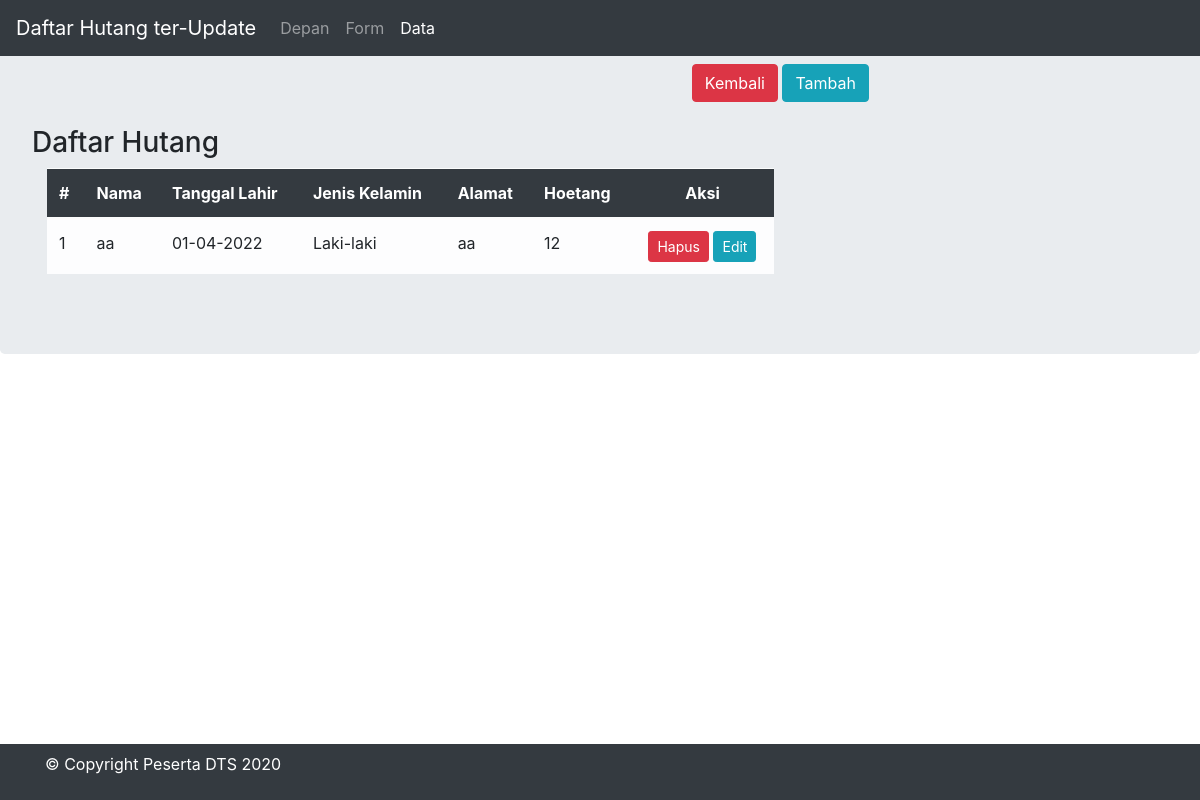
The app's page /index.php?hal=data, older data.
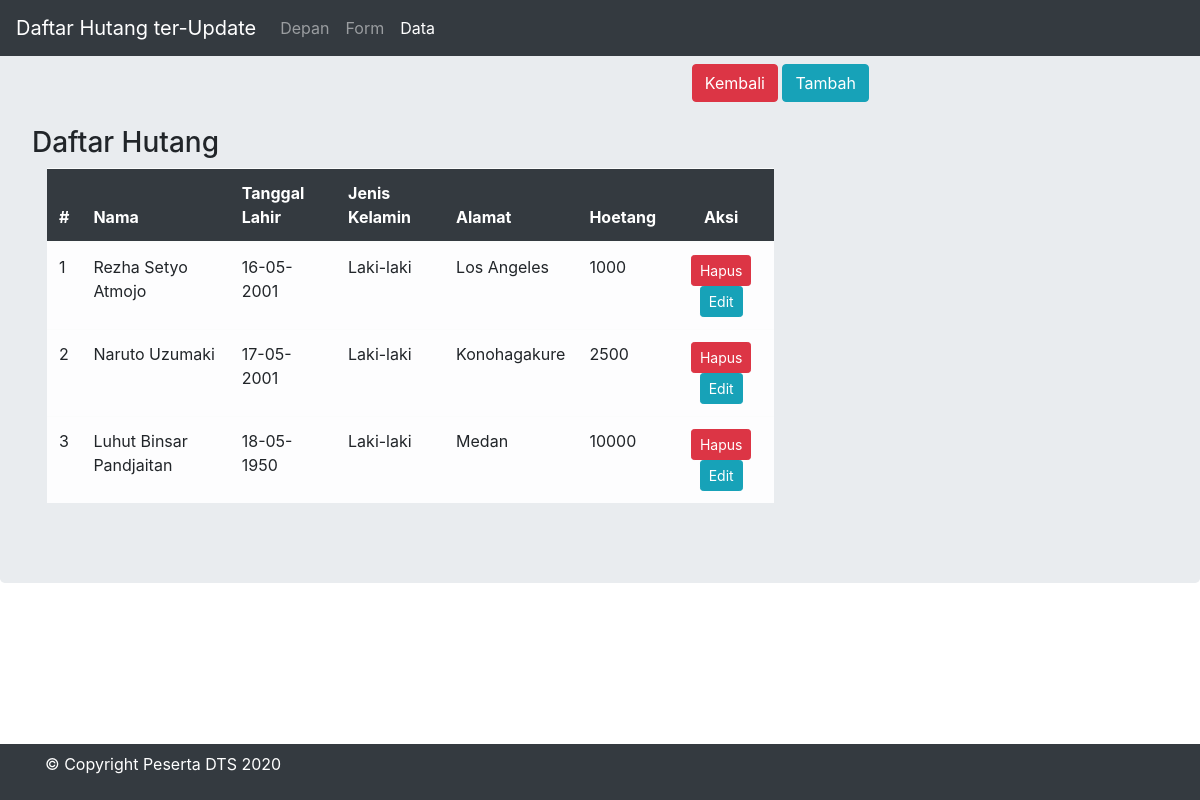
The same page, newer data.
### tables this page shows
CREATE TABLE `hutang` (
  `id` int(11) NOT NULL,
  `nama` varchar(32) NOT NULL,
  `tanggal_lahir` date NOT NULL,
  `jenis_kelamin` varchar(3) NOT NULL,
  `alamat` text NOT NULL,
  `hutang` int(10) NOT NULL
);

### data.php (the view)
<?php
  include "koneksi.php";
  $query = "SELECT * from hutang ORDER BY id ASC";
  $ambil_data = mysqli_query($konek,$query);  ?>
<div class="jumbotron">
  <div class="col-9" align="right" >
    <a href="index.php"> <button class="btn btn-danger"> Kembali </button> </a>
    <a href="?hal=form"> <button class="btn btn-info"> Tambah </button> </a>
  </div>
  <br><h3>Daftar Hutang</h3>
  <div class="col-8">
    <table class="table table-light">
      <thead class="table-dark">
        <tr>
          <th scope="col">#</th>
          <th scope="col">Nama</th>
          <th scope="col">Tanggal Lahir</th>
          <th scope="col">Jenis Kelamin</th>
          <th scope="col">Alamat</th>
          <th scope="col">Hoetang</th>
          <th scope="col"> <div align="center">Aksi</div></th>
        </tr>
      </thead>
      <tbody>
          <?php $no = 0; while($getdata = mysqli_fetch_assoc($ambil_data))  {
            $no++; ?>
          <tr>
            <td><?php echo $no;?></td>
            <td><?php echo $getdata['nama']?></td>
            <td><?php $tanggal_baru = date("d-m-Y", strtotime($getdata['tanggal_lahir']));
                echo $tanggal_baru;?>
            </td>
            <td><?php $jk = $getdata['jenis_kelamin'];
                if($jk=='L')
                  echo "Laki-laki";
                else
                  echo "Perempuan";?>
            </td>
            <td><?php echo $getdata['alamat']?></td>
            <td><?php echo $getdata['hutang']?></td>
            <td align="center">
              <a href="hapus.php?id=<?php echo $getdata['id']?>">
                <button class="btn btn-danger btn-sm"
                  onClick="return confirm('Apakah yakin akan menghapus?'); if (ok) return true; else return false">Hapus
                </button>
              </a>
              <a href="index.php?hal=form&id=<?php echo $getdata['id']?>">
                <button class="btn btn-info btn-sm">Edit</button>
              </a>
            </td>
          </tr>
          <?php } ?>
        </tbody>
      </table>
    </div>
</div>

### index.php (shortened to what this page needs)
<?php
  $hal = $_GET['hal'];
  include "koneksi.php";  ?>
<!DOCTYPE html>
<html>
<head>
  <link rel="stylesheet" href="css/bootstrap.min.css" />
  <?php include "header.php"; ?>
</head>
<body>
  <?php
    if(isset($hal)) {
      include $hal.".php";
    }else {
      include "depan.php";  } ?>
</body>
  <?php include "footer.php"; ?>
</html>

### header.php (shortened to what this page needs)
<nav class="navbar navbar-expand-md navbar-dark fixed-top bg-dark">
  <a class="navbar-brand" href=""> Daftar Hutang ter-Update </a>
  <div class="collapse navbar-collapse" id="navbarsExampleDefault">
    <ul class="navbar-nav mr-auto">
      <li class="nav-item <?php if ($hal=='') echo "active";?>">
        <a class="nav-link" href="index.php">Depan <span class="sr-only">(current)</span></a>
      </li>
      <li class="nav-item <?php if ($hal=='form') echo "active";?>">
        <a class="nav-link" href="?hal=form">Form</a>
      </li>
      <li class="nav-item <?php if ($hal=='data') echo "active";?>">
        <a class="nav-link" href="?hal=data">Data</a>
      </li>
    </ul>
  </div>
</nav>

### footer.php
<nav class="navbar navbar-expand-md navbar-dark fixed-bottom bg-dark">
  <div class="container">
    <p style="color: #fff">
        &copy; Copyright Peserta DTS 2020
    </p>
  </div>
</nav>

Row changes from the older to the newer data that the page shows:
changed hutang: nama "aa" → "Rezha Setyo Atmojo"; tanggal_lahir "01-04-2022" → "16-05-2001"; alamat "aa" → "Los Angeles"; hutang "12" → "1000"
added hutang: nama "Naruto Uzumaki", tanggal_lahir "17-05-2001", jenis_kelamin "Laki-laki", alamat "Konohagakure", hutang "2500"
added hutang: nama "Luhut Binsar Pandjaitan", tanggal_lahir "18-05-1950", jenis_kelamin "Laki-laki", alamat "Medan", hutang "10000"
